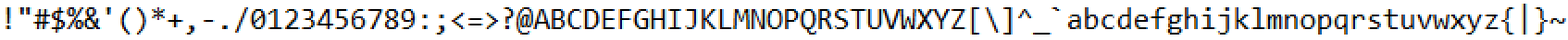
#> input picture consolas.png, 847 x 22 px (shown 2 times larger); its folder holds only this picture in this run
$ python main.py consolas.png
#> lines starting #> are read from the running program, lines starting #| are printed output that depends on the picture
import os, sys
from PIL import Image
#import numpy as np

"""
This program takes in an image and converts it to a text version of that images
"@" and "." are used for black and white
"""

global img
numCharacters = 150 #the number of characters to be used horizontally
#                   number of characters to be used vertically also depends on the same varaible

def toText(x, y):
    if img.getpixel((x, y)) < 90:
        #return '⬛'
        return '@'
    else:
        #return '⬜'
        return '.'


# Open the image file
image_path = sys.argv[1]
img = Image.open(image_path)
#> img is the input picture: PIL image 847x22 RGB; mean R, G, B 222, 222, 222
imgName, imgExt = os.path.splitext(image_path)
imgName = imgName.split("\\")[-1] #only gets the file name from the whole filepath

#convert to grayscale
img = img.convert("L")
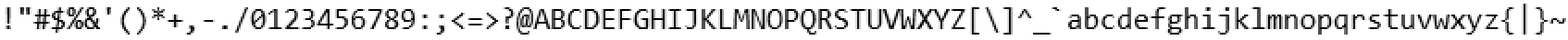
#> img: PIL image 847x22 L (shown 2 times larger); min 0, max 255, mean 222

#resize the image
#image needs to be shrinked vertically because text characters are rectangular, not square
newSize = (numCharacters, int((img.size[1] / img.size[0]) * (9/16) * numCharacters))
#> newSize = (150, 2)
img = img.resize(newSize)

#convert the text
output = []
for y in range(newSize[1]):
    currentLine = ""
    for x in range(newSize[0]):
        currentLine += toText(x, y)
    output.append(currentLine)

#save the text into output.txt
outputFile = open("output_text\\" + imgName + "_output.txt", 'w')
for line in output:
    outputFile.write(line + "\n")
    #print(line)

#save the output image
img.save("output_images\\" + imgName + "_output" + imgExt)

#print(img.format, img.size, img.mode)
#format: file type (jpg)
#size: dimensions (width, height)
#mode: color/grayscale (RGB) / (L))
#print(list(img.getdata()))
